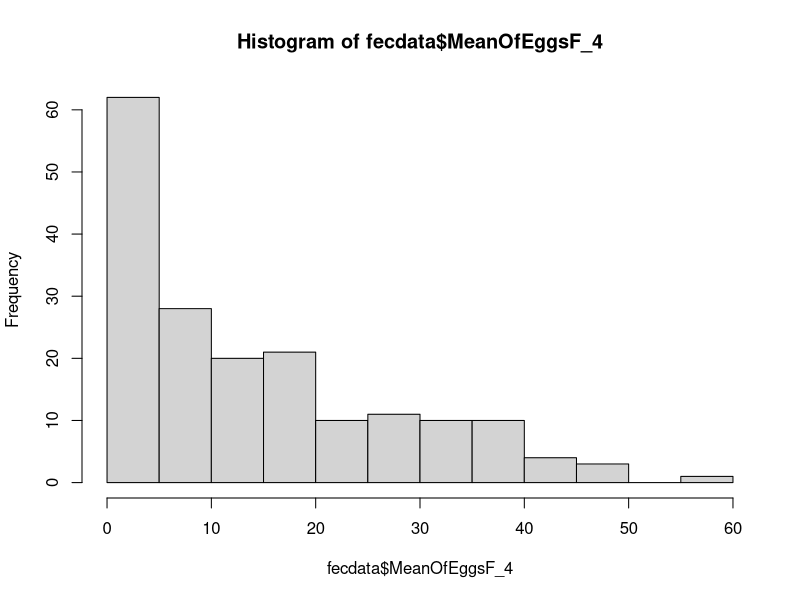
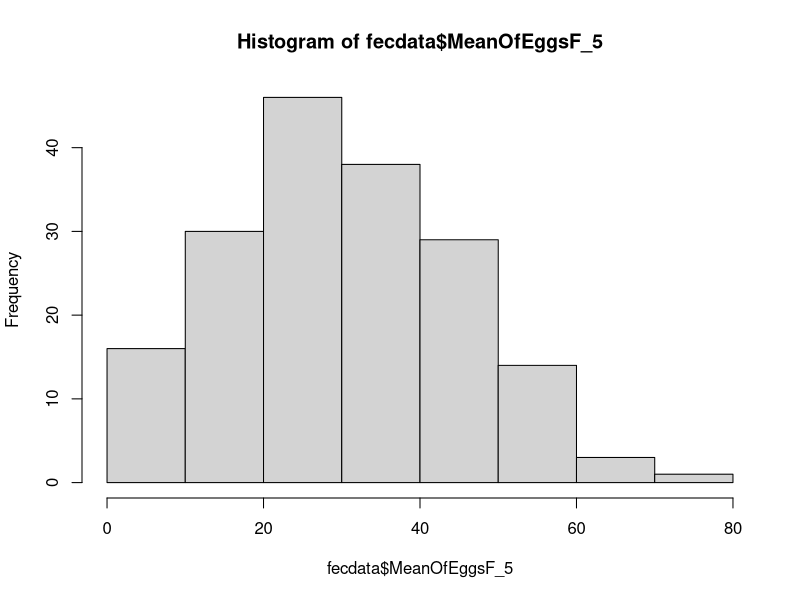
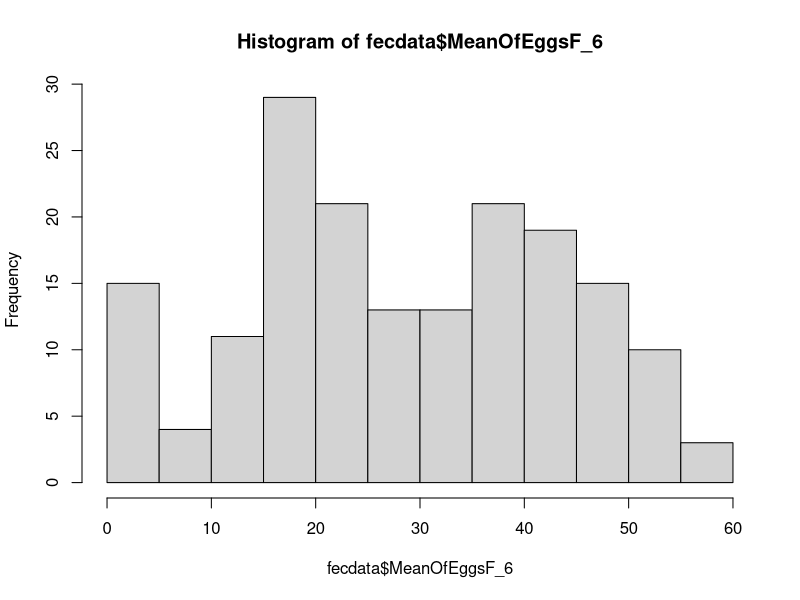
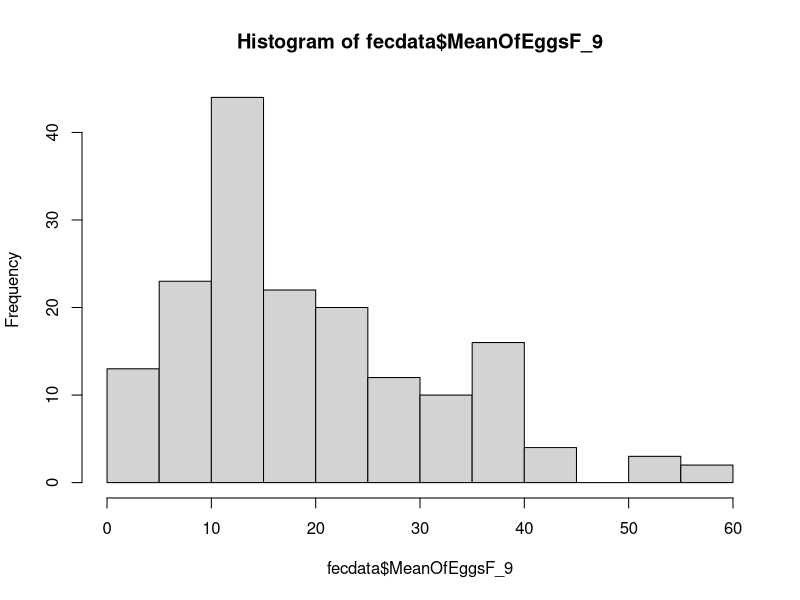
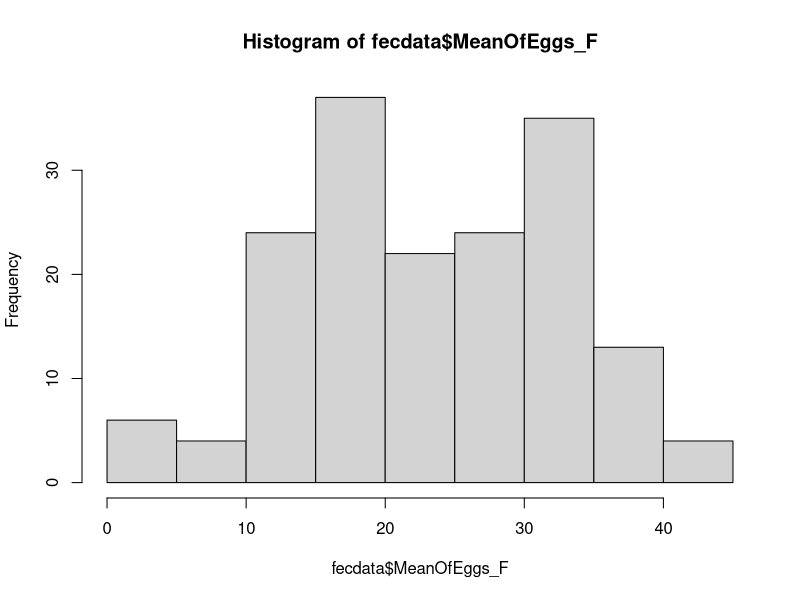
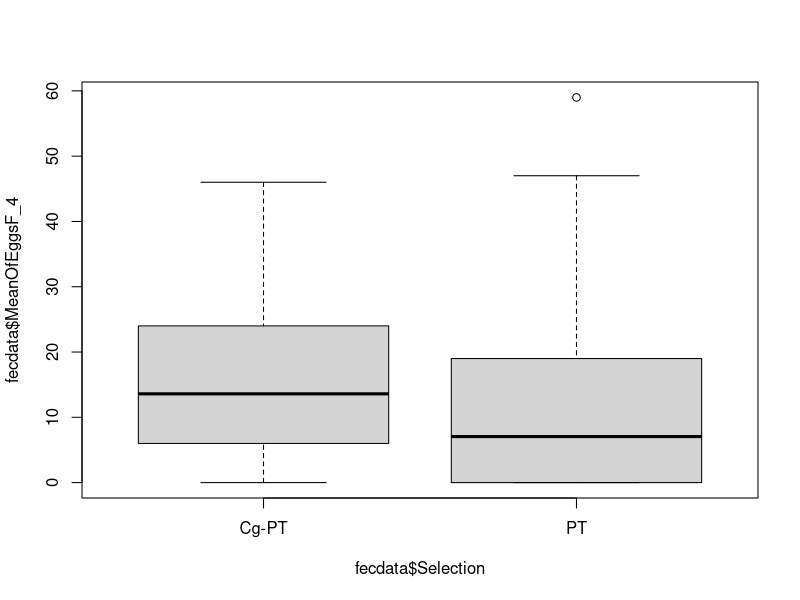
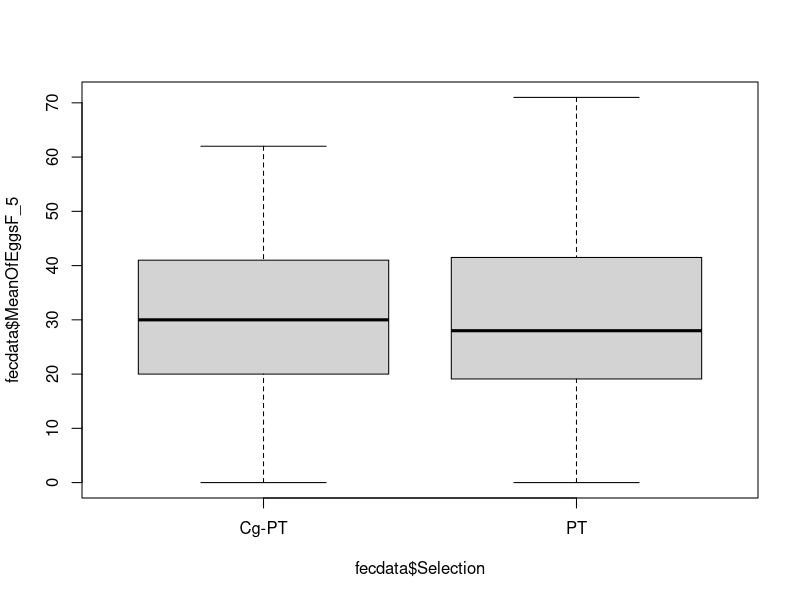
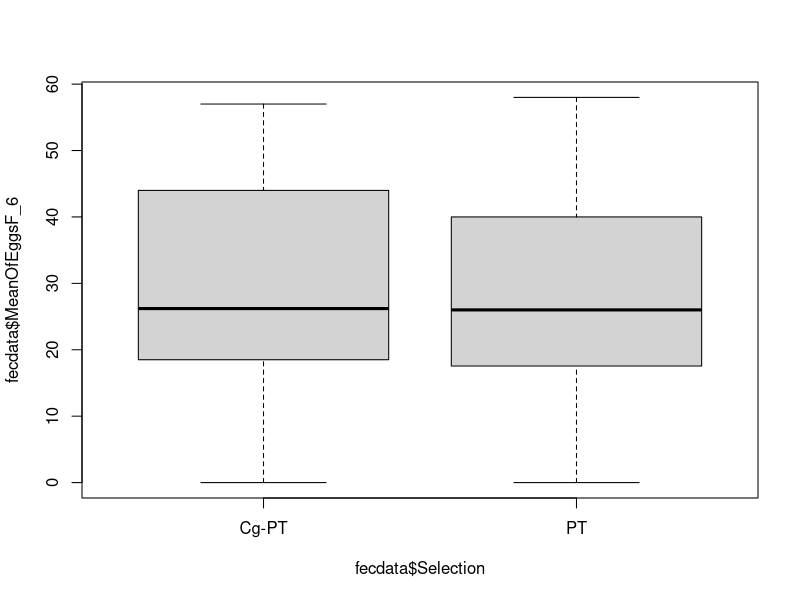

Source code (R) for these figures, in order: (Note: this script raises an error after producing the figures.)
#Libarys
library(readr)
library(lme4)
library(lmerTest)
library(ggplot2)
library(fitdistrplus)
library(glmmTMB)


#import the used excel tables for Fecundity assay

fecdata = read.table("Total-Fec-Mean.csv", header = T, sep = ";" ,stringsAsFactors = TRUE, dec = ",", na.strings = "NA")
fecdata

#summary of the data imported
summary(fecdata)
str(fecdata)

#change the order of the factors for better vizualization on statistical analysis
fecdata$Selection2<-factor(fecdata$Selection, levels=c("PT", "Cg-PT"))
fecdata

fecdata$EnvDensity2<-factor(fecdata$EnvDensity, levels=c("L", "H"))
fecdata


lm_fec = lmer(MeanOfEggs_F~Selection*EnvDensity+(1|AP)+(1|AP:Selection)+(1|AP:EnvDensity)+(1|AP:Selection:EnvDensity), data = fecdata)
summary(lm_fec)
anova(lm_fec)


#distribution of data
#layout(matrix(c(1,2,3,4),2,2, byrow = TRUE))
#layout.show(4)

hist(fecdata$MeanOfEggsF_4) 
hist(fecdata$MeanOfEggsF_5) 
hist(fecdata$MeanOfEggsF_6) 
hist(fecdata$MeanOfEggsF_9) 

hist(fecdata$MeanOfEggs_F)


#distribution of mean vs selection in different days

boxplot(fecdata$MeanOfEggsF_4 ~ fecdata$Selection)
boxplot(fecdata$MeanOfEggsF_5 ~ fecdata$Selection)
boxplot(fecdata$MeanOfEggsF_6 ~ fecdata$Selection)
boxplot(fecdata$MeanOfEggsF_9 ~ fecdata$Selection)

boxplot(fecdata$MeanOfEggs_F ~ fecdata$Selection)


#distribution of mean vs AP in different days

boxplot(fecdata$MeanOfEggsF_4 ~ fecdata$AP)
boxplot(fecdata$MeanOfEggsF_5 ~ fecdata$AP)
boxplot(fecdata$MeanOfEggsF_6 ~ fecdata$AP)
boxplot(fecdata$MeanOfEggsF_9 ~ fecdata$AP)

boxplot(fecdata$MeanOfEggs_F ~ fecdata$AP*fecdata$Selection*fecdata$EnvDensity)


#distribution of mean vs EnvDensity in different days

boxplot(fecdata$MeanOfEggsF_4 ~ fecdata$Rack)
boxplot(fecdata$MeanOfEggsF_5 ~ fecdata$Rack)
boxplot(fecdata$MeanOfEggsF_6 ~ fecdata$Rack)
boxplot(fecdata$MeanOfEggsF_9 ~ fecdata$Rack)

boxplot(fecdata$MeanOfEggs_F ~ fecdata$Rack)


#distribution of mean vs AP in different days

boxplot(fecdata$MeanOfEggsF_4 ~ fecdata$EnvDensity)
boxplot(fecdata$MeanOfEggsF_5 ~ fecdata$EnvDensity)
boxplot(fecdata$MeanOfEggsF_6 ~ fecdata$EnvDensity)
boxplot(fecdata$MeanOfEggsF_9 ~ fecdata$EnvDensity)

boxplot(fecdata$MeanOfEggs_F+fecdata$MeanOfEggsF_9 ~ fecdata$EnvDensity)


#distribution of mean vs vial in different days

boxplot(fecdata$MeanOfEggsF_4 ~ fecdata$vial)
boxplot(fecdata$MeanOfEggsF_5 ~ fecdata$vial)
boxplot(fecdata$MeanOfEggsF_6 ~ fecdata$vial)
boxplot(fecdata$MeanOfEggsF_9 ~ fecdata$vial)

boxplot(fecdata$MeanOfEggs_F ~ fecdata$vial)


#model for our first assay
lm_fec = lmer(MeanOfEggs_F~Selection*EnvDensity+(1|AP)+(1|AP:Selection)+(1|AP:EnvDensity)+(1|AP:Selection:EnvDensity), data = fecdata)
summary(lm_fec)
anova(lm_fec)


#main plots for our assay
plot(fecdata$Selection, fecdata$MeanOfEggs_F, xlab = "Selection", ylab = "Nr of eggs per female", main = "Nr of eggs vs selection and Density")
abline(coef(lm_fec), col = "green")

boxplot(fecdata$MeanOfEggs_F ~ fecdata$Selection*fecdata$EnvDensity, xlab = "Selection vs Density", ylab = "Nr of eggs per female")


#Import our tables for Matings assay

mattimedata = read.table("Mating_times.csv", header = T, sep = ";" ,stringsAsFactors = TRUE, dec = ",")
mattimedata

#summary of the data
str(mattimedata)
summary(mattimedata)

matdata = read.table("Matings.csv", header = T, sep = ";" ,stringsAsFactors = TRUE, dec = ",")
matdata

#summary of the data
str(matdata)
summary(matdata)


#change the order o the factors for better vizualization of the statistical analysis
matdata$Selection2<-factor(matdata$Selection, levels=c("PT", "Cg-PT"))
matdata
mattimedata$Selection2<-factor(mattimedata$Selection, levels=c("PT", "Cg-PT"))
matdata


#histogramas

hist(mattimedata$MATING_DURATION) #normal
hist(matdata$Matings) #not normal
hist(matdata$Courts) #normal

#distribuição de selection vs matings

boxplot(matdata$Matings ~ matdata$Selection)
boxplot(matdata$Courts ~ matdata$Selection)


#distribuição de selection vs duração

boxplot(mattimedata$MATING_DURATION ~ mattimedata$Selection)

descdist(matdata$Matings, boot = 100, discrete = TRUE)
descdist(matdata$Courts, boot = 100, discrete = TRUE)


#models (matings)

#poisson
glm_matings = glmmTMB(Matings ~ Selection2 + (1|AP)+ (1|AP:Selection2), data = matdata, family = "poisson")

#negatic binominal
glm_matings_nb <- glmmTMB(Matings ~ Selection + (1|AP)+ (1|AP:Selection), data = matdata,family=nbinom2, ziformula = ~1)


summary(glm_matings_nb)
summary(glm_matings)

anova(glm_matings, glm_matings_nb)

AIC(glm_matings,glm_matings_nb, k=2) # poisson is better

summary(glm_matings)

#normal linear model
lme_matings = lmer(MATING_DURATION ~ Selection2 + (1|AP)+ (1|AP:Selection), data = mattimedata)
summary(lme_matings)


#### modelos (Courts)

#poisson
glm_courts = glmmTMB(Courts ~ Selection + (1|AP)+ (1|AP:Selection), data = matdata, family = "poisson")

#negative binominal
glm_courts_nb <- glmmTMB(Courts ~ Selection + (1|AP)+ (1|AP:Selection), data = matdata, family=nbinom1, ziformula = ~1)

summary(glm_courts_nb)
summary(glm_courts)

anova(glm_courts, glm_courts_nb)

AIC(glm_courts,glm_courts_nb, k=2)


#### Time

#distribuição de selection vs matings

boxplot(mattimedata$MATING_DURATION ~ mattimedata$Selection)

#distribuição

descdist(mattimedata$MATING_DURATION, boot = 100, discrete = TRUE)


#organizing factors
mattimedata$Selection2<-factor(mattimedata$Selection, levels=c("PT", "Cg-PT"))
mattimedata

#models for mating duration (normal linear regression (used)) 

duration_matings = lmer(MATING_DURATION~Selection2 + (1|AP) + (1|Cage) + (1|AP:Selection2) , data = mattimedata)

summary(duration_matings)

anova(duration_matings)


#histogramas, dispersão de dados 


#F4

ggplot(data = fecdata, aes(x = MeanOfEggsF_4, y = after_stat(density), fill = EnvDensity )) +
  geom_histogram() +
  facet_wrap(~ Selection*AP) +
  theme(legend.position = "right", axis.text.x = element_text(size = 10), axis.text.y = element_text(size = 10),
        axis.title.x = element_text(size = 10, face = "bold"), axis.title.y = element_text(size = 10, face = "bold"), plot.title = element_text(hjust = 0.5, size = 10, face = "bold"))+
  ylab("Density")+
  xlab("Number of Eggs per female in day 4") +
  ggtitle("Dispersal of data in Day 4") 
  

#F5

ggplot(data = fecdata, aes(x = MeanOfEggsF_5, y = after_stat(density), fill = EnvDensity )) +
  geom_histogram() +
  facet_wrap(~ Selection*AP) +
  theme(legend.position = "right", axis.text.x = element_text(size = 10), axis.text.y = element_text(size = 10),
        axis.title.x = element_text(size = 10, face = "bold"), axis.title.y = element_text(size = 10, face = "bold"), plot.title = element_text(hjust = 0.5, size = 10, face = "bold"))+
  ylab("Density")+
  xlab("Number of Eggs per female in day 5") +
  ggtitle("Dispersal of data in Day 5") 
  #geom_density(aes(group = Selection, color = Selection), linewidth = 1) 


#F6

ggplot(data = fecdata, aes(x = MeanOfEggsF_6, y = after_stat(density), fill = EnvDensity)) +
  geom_histogram() +
  facet_wrap(~ Selection*AP)+
  theme(legend.position = "right", axis.text.x = element_text(size = 10), axis.text.y = element_text(size = 10),
        axis.title.x = element_text(size = 10, face = "bold"), axis.title.y = element_text(size = 10, face = "bold"), plot.title = element_text(hjust = 0.5, size = 10, face = "bold"))+
  ylab("Density")+
  xlab("Number of Eggs per female in day 6") +
  ggtitle("Dispersal of data in Day 6") 
#  geom_density(color = "green", linewidth = 1)


#F9

  ggplot(data = fecdata, aes(x = MeanOfEggsF_9, y = after_stat(density), fill = EnvDensity)) +
  geom_histogram() +
  facet_wrap(~ Selection*AP)+
  theme(legend.position = "right", axis.text.x = element_text(size = 10), axis.text.y = element_text(size = 10),
        axis.title.x = element_text(size = 10, face = "bold"), axis.title.y = element_text(size = 10, face = "bold"), plot.title = element_text(hjust = 0.5, size = 10, face = "bold"))+
  ylab("Density")+
  xlab("Number of Eggs per female in day 9") +
  ggtitle("Dispersal of data in Day 9") 


#F_Total

ggplot(data = fecdata, aes(x = MeanOfEggs_F, y = after_stat(density), fill = EnvDensity)) +
  geom_histogram() +
  facet_wrap(~ Selection*AP)+
  theme(legend.position = "right", axis.text.x = element_text(size = 10), axis.text.y = element_text(size = 10),
        axis.title.x = element_text(size = 10, face = "bold"), axis.title.y = element_text(size = 10, face = "bold"), plot.title = element_text(hjust = 0.5, size = 10, face = "bold"))+
  ylab("Density")+
  xlab("Number of Eggs per female") +
  ggtitle("Dispersal of data of eggs per female") 


#boxplots para a fecundity por dias 

#F4

ggplot(fecdata, aes(x = EnvDensity, y = MeanOfEggsF_4, fill = Selection)) +
  geom_boxplot() +
  facet_wrap(~ Selection)+
  theme(legend.position = "right", axis.text.x = element_text(size = 10), axis.text.y = element_text(size = 10),
        axis.title.x = element_text(size = 10, face = "bold"), axis.title.y = element_text(size = 10, face = "bold"), plot.title = element_text(hjust = 0.5, size = 10, face = "bold"))+
  ylab("Number of Eggs per female")+
  xlab("Environment") +
  ggtitle("Data dispersion in day 4")

#F5

ggplot(fecdata, aes(x = EnvDensity, y = MeanOfEggsF_5, fill = Selection)) +
  geom_boxplot() +
  facet_wrap(~ Selection)+
  theme(legend.position = "right", axis.text.x = element_text(size = 10), axis.text.y = element_text(size = 10),
        axis.title.x = element_text(size = 10, face = "bold"), axis.title.y = element_text(size = 10, face = "bold"), plot.title = element_text(hjust = 0.5, size = 10, face = "bold"))+
  ylab("Number of Eggs per female")+
  xlab("Environment") +
  ggtitle("Data dispersion in day 5")

#F6

ggplot(fecdata, aes(x = EnvDensity, y = MeanOfEggsF_6, fill = Selection)) +
  geom_boxplot() +
  facet_wrap(~ Selection)+
  theme(legend.position = "right", axis.text.x = element_text(size = 10), axis.text.y = element_text(size = 10),
        axis.title.x = element_text(size = 10, face = "bold"), axis.title.y = element_text(size = 10, face = "bold"), plot.title = element_text(hjust = 0.5, size = 10, face = "bold"))+
  ylab("Number of Eggs per female")+
  xlab("Environment") +
  ggtitle("Data dispersion in day 6")

#F9

ggplot(fecdata, aes(x = EnvDensity, y = MeanOfEggsF_9, fill = Selection)) +
  geom_boxplot() +
  facet_wrap(~ Selection)+
  theme(legend.position = "right", axis.text.x = element_text(size = 10), axis.text.y = element_text(size = 10),
        axis.title.x = element_text(size = 10, face = "bold"), axis.title.y = element_text(size = 10, face = "bold"), plot.title = element_text(hjust = 0.5, size = 10, face = "bold"))+
  ylab("Number of Eggs per female")+
  xlab("Environment") +
  ggtitle("Data dispersion in day 9")


#boxplots para a fecundity media 

ggplot(fecdata, aes(x = EnvDensity, y = MeanOfEggs_F, fill = Selection)) +
  geom_boxplot() +
  facet_wrap(~ Selection)+
  #facet_wrap(~ Rack)+
  theme(legend.position = "right", axis.text.x = element_text(size = 10), axis.text.y = element_text(size = 10),
        axis.title.x = element_text(size = 10, face = "bold"), axis.title.y = element_text(size = 10, face = "bold"), plot.title = element_text(hjust = 0.5, size = 10, face = "bold"))+
  ylab("Number of Eggs per female")+
  xlab("Environment") +
  ggtitle("Total of days")


ggplot(fecdata, aes(x = EnvDensity, y = MeanOfEggs_F, fill = Selection)) +
  geom_boxplot() +
  facet_wrap(~ Selection) +
  facet_wrap(~ AP)+
  theme(legend.position = "right", axis.text.x = element_text(size = 10), axis.text.y = element_text(size = 10),
        axis.title.x = element_text(size = 10, face = "bold"), axis.title.y = element_text(size = 10, face = "bold"), plot.title = element_text(hjust = 0.5, size = 10, face = "bold"))+
  ylab("Number of Eggs per female")+
  xlab("Environment") +
  ggtitle("Data dispersion")

#Matings

#histogramas, dispersão dos dados

#Mating Count 

ggplot(data = matdata, aes(x = Matings, y = after_stat(density), fill = Selection)) +
  geom_histogram() +
  facet_wrap(~ AP)+
  theme(legend.position = "right", axis.text.x = element_text(size = 10), axis.text.y = element_text(size = 10),
        axis.title.x = element_text(size = 10, face = "bold"), axis.title.y = element_text(size = 10, face = "bold"), plot.title = element_text(hjust = 0.5, size = 10, face = "bold"))+
  ylab("Density")+
  xlab("Number of Matings in all populations") +
  ggtitle("Dispersal of data in Day 4")
#  geom_density(color = "green", linewidth = 1)


#Court Count 

ggplot(data = matdata, aes(x = Courts, y = after_stat(density), fill = Selection)) +
  geom_histogram() +
  facet_wrap(~ AP)+
  theme(legend.position = "right", axis.text.x = element_text(size = 10), axis.text.y = element_text(size = 10),
        axis.title.x = element_text(size = 10, face = "bold"), axis.title.y = element_text(size = 10, face = "bold"), plot.title = element_text(hjust = 0.5, size = 10, face = "bold"))+
  ylab("Density")+
  xlab("Number of Eggs per female in day 4") +
  ggtitle("Dispersal of data in Day 4")
#  geom_density(color = "green", linewidth = 1)


#boxplots para dados de mating duration


ggplot(mattimedata, aes(x = Selection, y = MATING_DURATION, fill = Selection)) +
  geom_boxplot() +
 # facet_wrap(~ AP)+
  theme(legend.position = "right", axis.text.x = element_text(size = 10), axis.text.y = element_text(size = 10),
        axis.title.x = element_text(size = 10, face = "bold"), axis.title.y = element_text(size = 10, face = "bold"), plot.title = element_text(hjust = 0.5, size = 10, face = "bold"))+
  ylab("Duraction of a mating (seconds)")+
  xlab("Selection Environment") +
  ggtitle("Total of days")



#####
#adictional test of corting data 

courtdata = read.table("Courtstime.csv", header = T, sep = ";" ,stringsAsFactors = TRUE, dec = ",")
courtdata
str(courtdata)
summary(courtdata)


ggplot(courtdata, aes(x = Selection, y = COURTSHIP_BEGINNING, fill = AP)) +
  geom_boxplot() +
  theme(legend.position = "right", axis.text.x = element_text(size = 10), axis.text.y = element_text(size = 10),
        axis.title.x = element_text(size = 10, face = "bold"), axis.title.y = element_text(size = 10, face = "bold"), plot.title = element_text(hjust = 0.5, size = 10, face = "bold"))+
  ylab("Duraction of a mating (seconds)")+
  xlab("Selection Environment") +
  ggtitle("Data dispersion")


#how to citate and pick references form libraries
packageVersion('fitdistrplus')

citation("glmmTMB")

citation()

RStudio.Version()

R.version
